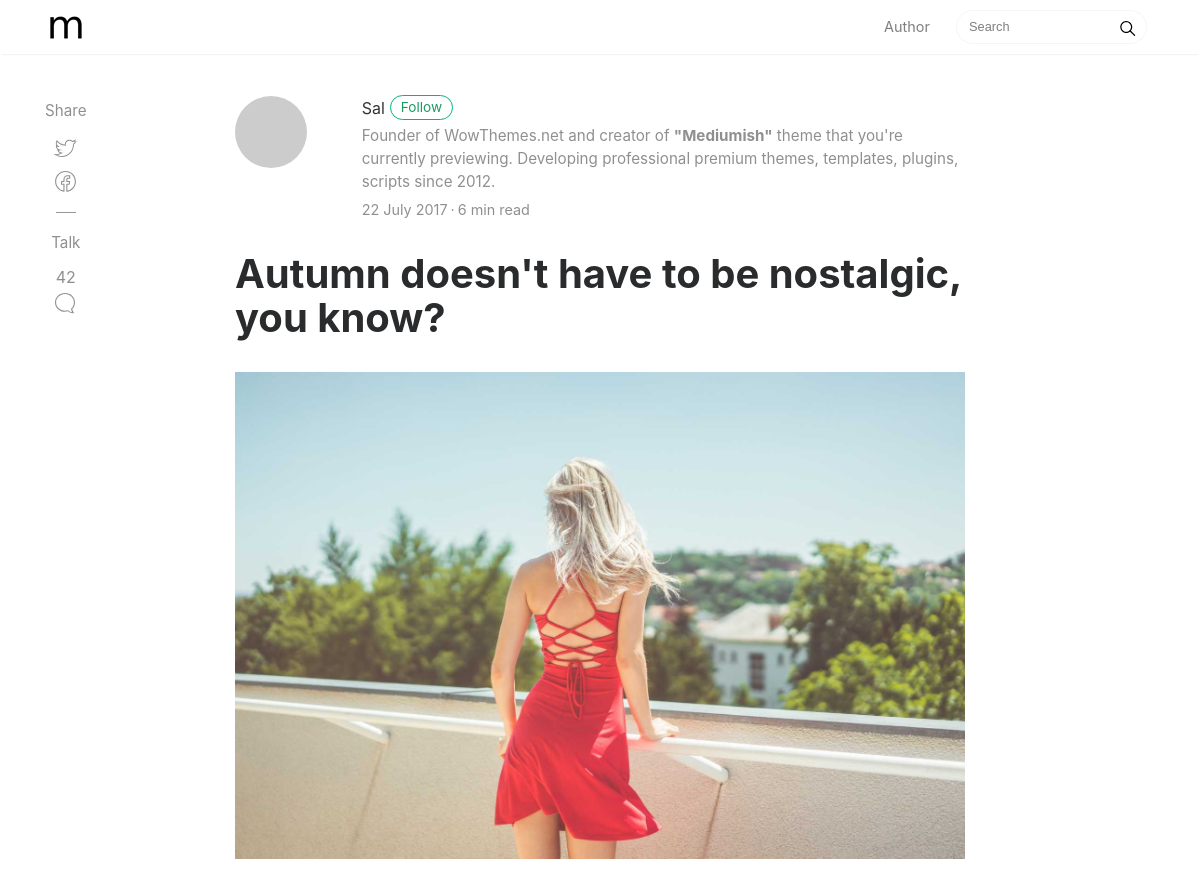
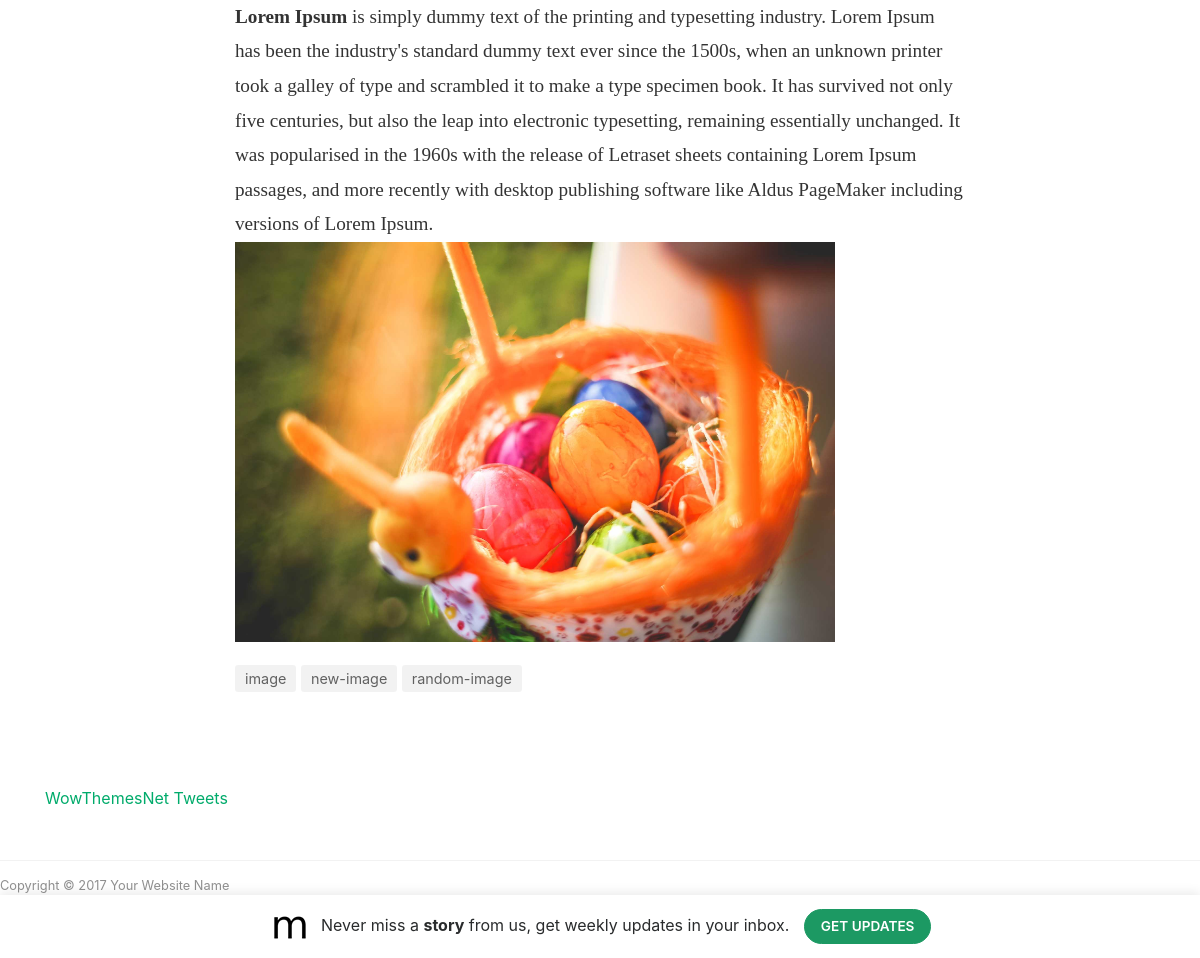
Page /nostalgic-post/ on the committed database (2 pictures, top to bottom).
### blog/models.py (models this page shows, shortened)
class Post(models.Model):
    title = models.CharField(max_length = 200)
    slug = models.SlugField(unique = True)
    content = RichTextUploadingField()
    featured_image = models.ImageField(upload_to = 'uploads/', blank=True, null = True)
    tags = TaggableManager(blank=True)
    featured = models.BooleanField(default = False)
    pub_date = models.DateTimeField(auto_now = True)
    mod_date = models.DateTimeField(auto_now_add = True)
    meta_title = models.CharField(max_length = 200, blank = True, null = True)
    meta_description = models.TextField(blank = True, null = True)

### blog/views.py (the view)
# urls.py: path('<slug:slug>/', views.single_view, name='single')
def single_view(request, slug):
     post = get_object_or_404(Post, slug=slug)
     context = {'post':post}
     return render(request, 'blog/post.html', context=context)

### templates/blog/post.html (shortened to what this page needs)
{% extends "partial/base.html" %}
{% load static %}
{% block body_block %}
<div class="container">
	<div class="row">
		<div class="col-md-2 col-xs-12">
			<div class="share">
				<p>
					Share
				</p>
				<ul>
					<li>
					<a target="_blank" href="https://twitter.com/home?status=http%3A//www.wowthemes.net">
					</a>
					</li>
					<li>
					<a target="_blank" href="https://www.facebook.com/sharer/sharer.php?u=http%3A//www.wowthemes.net">
					</a>
					</li>
				</ul>
				<div class="sep">
				</div>
				<p>
					Talk
				</p>
				<ul>
					<li>
					<a href="#comments">
					42<br/>
					</a>
					</li>
				</ul>
			</div>
		</div>
		<div class="col-md-8 col-md-offset-2 col-xs-12">
			<div class="mainheading">
				<div class="row post-top-meta">
					<div class="col-md-2">
						<a href="author.html"><img class="author-thumb" src="https://www.gravatar.com/avatar/e56154546cf4be74e393c62d1ae9f9d4?s=250&amp;d=mm&amp;r=x" alt="Sal"></a>
					</div>
					<div class="col-md-10">
						<a class="link-dark" href="author.html">Sal</a><a href="#" class="btn follow">Follow</a>
						<span class="author-description">Founder of WowThemes.net and creator of <b>"Mediumish"</b> theme that you're currently previewing. Developing professional premium themes, templates, plugins, scripts since 2012.</span>
						<span class="post-date">22 July 2017</span><span class="dot"></span><span class="post-read">6 min read</span>
					</div>
				</div>
				<h1 class="posttitle">{{ post.title }}</h1>
			</div>
			<img class="featured-image img-fluid" src="{{ post.featured_image.url }}" alt="">
			<div class="article-post">
				{{ post.content|safe }}
			</div>
			<div class="after-post-tags">
				<ul class="tags">
					{% for tag in post.tags.all %}
					<li><a href="#">{{ tag }}</a></li>
					{% endfor %}
				</ul>
			</div>
		</div>
	</div>
</div>
<div class="container margtop3rem">
<a class="twitter-grid" href="https://twitter.com/TwitterDev/timelines/539487832448843776">WowThemesNet Tweets</a> <script async src="https://platform.twitter.com/widgets.js" charset="utf-8"></script>
</div>
<div class="alertbar">
	<div class="container text-center">
		<img src="assets/img/logo.png" alt=""> &nbsp; Never miss a <b>story</b> from us, get weekly updates in your inbox. <a href="#" class="btn subscribe">Get Updates</a>
	</div>
</div>
{% endblock  %}

### static/assets/css/mediumish.css (style rules this page uses)
body { padding-top:5rem; }
.mainheading { padding:1rem 0rem; }
a { color:#00ab6b; }
a,a:hover { transition:all 0.2s; }
.author-thumb { width:40px; height:40px; float:left; margin-right:13px; border-radius:100%; }
.post-top-meta { margin-bottom:2rem; }
.post-top-meta .author-thumb { width:72px; height:72px; }
.post-top-meta span { font-size:0.9rem; color:rgba(0,0,0,.44); display:inline-block; }
.post-top-meta .author-description { margin-bottom:5px; margin-top:5px; font-size:0.95rem; }
span.post-name,span.post-date,span.author-meta { display:inline-block; }
span.post-date,span.post-read { color:rgba(0,0,0,.44); }
.dot:after { content:"·"; margin-left:3px; margin-right:3px; }
.mainheading h1.posttitle { font-weight:700; margin-bottom:1rem; }
.link-dark { color:rgba(0,0,0,.8); }
.article-post { font-family:Merriweather; font-size:1.2rem; line-height:1.8; color:rgba(0,0,0,.8); }
.article-post p,.article-post blockquote { margin:0 0 1.5rem 0; }
.featured-image { display:block; margin:0px auto; margin-bottom:1.5rem; }
.share { text-align:center; margin-top:20px; }
.share p { margin-bottom:10px; font-size:0.95rem; }
.share { display:none; }
.share ul li { display:inline-block; margin-bottom:5px; }
.share ul { padding-left:0; margin-left:0; }
@media (min-width:1024px) { .share { position:fixed; display:block; } }
@media (min-width:1024px) { .share ul li { display:block; } }
.share,.share a { color:rgba(0,0,0,.44); fill:rgba(0,0,0,.44); }
ul.tags { list-style:none; padding-left:0; margin:0 0 3rem 0; }
ul.tags li { display:inline-block; font-size:0.9rem; }
ul.tags li a { background:rgba(0,0,0,.05); color:rgba(0,0,0,.6); border-radius:3px; padding:5px 10px; }
.margtop3rem { margin-top: 3rem; }
.sep { height:1px; width:20px; background:#999; margin:0px auto; margin-bottom:1.2rem; }
.btn.follow { border-color:#02B875; color:#1C9963; padding:3px 10px; text-align:center; border-radius:999em; font-size:0.85rem; display:inline-block; }
.btn.subscribe { background-color:#1C9963; border-color:#1C9963; color:rgba(255,255,255,1); fill:rgba(255,255,255,1); border-radius:30px; font-size:0.85rem; margin-left:10px; font-weight:600; text-transform:uppercase; }
.post-top-meta .btn.follow { margin-left:5px; margin-top:-4px; }
.alertbar { box-shadow:0 -3px 10px 0 rgba(0,0,0,.0785); position:fixed; bottom:0; left:0; background-color:#fff; width:100%; padding:14px 0; z-index:1; }

### rows in the picture
Post: title "Autumn doesn't have to be nostalgic, you know?", featured_image (picture), content "Lorem Ipsum is simply dummy text of the printing and typesetting industry. Lorem Ipsum has been the industry's standard dummy text ever since the 1500s, when an unknown printer took a galley of type and scrambled it to make a type specimen book. It has survived not only five centuries, but also the leap into electronic typesetting, remaining essentially unchanged. It was popularised in the 1960s with the release of Letraset sheets containing Lorem Ipsum passages, and more recently with desktop publishing software like Aldus PageMaker including versions of Lorem Ipsum.", content (picture)
Tag: name "image"
Tag: name "new-image"
Tag: name "random-image"
